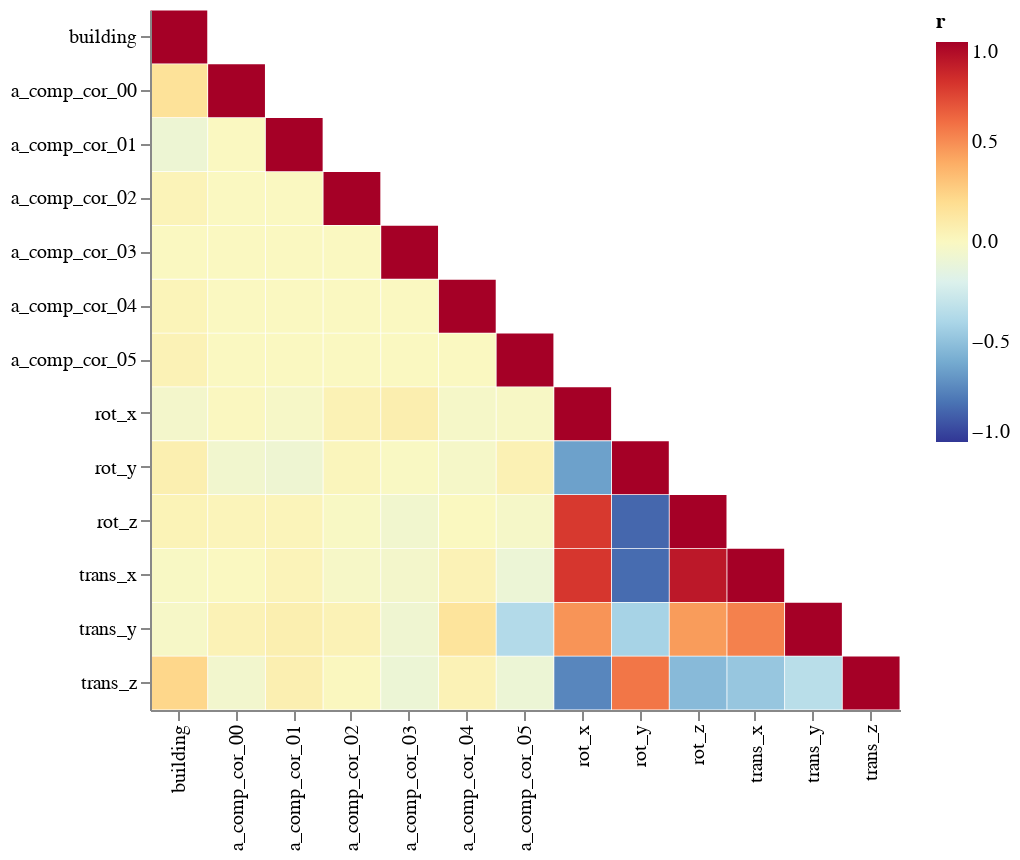

Source (notebook cell):
### Code cell
analysis.plot_report(plot_type='design_matrix_corrplot')

### Figure 1 — Vega-Lite specification as saved in the notebook (floating-point values rounded to 4 significant figures; data arrays with more than 128 entries replaced by an {"elided": "..."} marker saying what was removed)
{"$schema": "https://vega.github.io/schema/vega-lite/v4.8.1.json", "config": {"scale": {"bandPaddingInner": 0.015}, "view": {"continuousHeight": 300, "continuousWidth": 400, "strokeWidth": 0}}, "data": {"name": "data-1d4d411526c1658f3bbb6ca05755de91"}, "datasets": {"data-1d4d411526c1658f3bbb6ca05755de91": {"elided": "169 records"}}, "encoding": {"fill": {"field": "r", "legend": {"title": "r"}, "scale": {"domain": [-1, 1], "scheme": "redyellowblue"}, "sort": "descending", "type": "quantitative"}, "tooltip": [{"field": "r", "type": "quantitative"}], "x": {"axis": {"title": null}, "field": "index", "sort": null, "type": "nominal"}, "y": {"axis": {"title": null}, "field": "index_2", "sort": null, "type": "nominal"}}, "height": 350, "mark": "rect", "selection": {"selector068": {"bind": "scales", "encodings": ["x", "y"], "type": "interval"}}, "width": 375}
